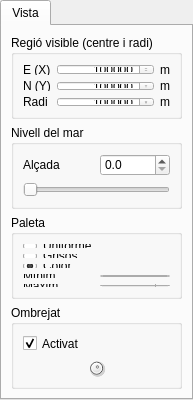
     <widget class="QTabWidget" name="tabWidget_2">
      <property name="sizePolicy">
       <sizepolicy hsizetype="Minimum" vsizetype="Expanding">
        <horstretch>0</horstretch>
        <verstretch>0</verstretch>
       </sizepolicy>
      </property>
      <property name="currentIndex">
       <number>0</number>
      </property>
      <widget class="QWidget" name="tabRender">
       <attribute name="title">
        <string>Vista</string>
       </attribute>
       <layout class="QVBoxLayout" name="verticalLayout_8">
        <item>
         <widget class="QGroupBox" name="groupBoxElvMin_2">
          <property name="title">
           <string>Regió visible (centre i radi)</string>
          </property>
          <layout class="QGridLayout" name="gridLayout_5">
           <item row="0" column="0">
            <widget class="QLabel" name="labelViewXmin">
             <property name="text">
              <string>E (X)</string>
             </property>
            </widget>
           </item>
           <item row="0" column="1">
            <widget class="QDoubleSpinBox" name="viewX">
             <property name="sizePolicy">
              <sizepolicy hsizetype="Expanding" vsizetype="Fixed">
               <horstretch>0</horstretch>
               <verstretch>0</verstretch>
              </sizepolicy>
             </property>
             <property name="alignment">
              <set>Qt::AlignRight|Qt::AlignTrailing|Qt::AlignVCenter</set>
             </property>
             <property name="accelerated">
              <bool>true</bool>
             </property>
             <property name="decimals">
              <number>0</number>
             </property>
             <property name="minimum">
              <double>259500.000000000000000</double>
             </property>
             <property name="maximum">
              <double>527500.000000000000000</double>
             </property>
             <property name="singleStep">
              <double>1000.000000000000000</double>
             </property>
            </widget>
           </item>
           <item row="0" column="2">
            <widget class="QLabel" name="labelAuxM_22">
             <property name="text">
              <string>m</string>
             </property>
            </widget>
           </item>
           <item row="1" column="0">
            <widget class="QLabel" name="labelViewYmin">
             <property name="text">
              <string>N (Y)</string>
             </property>
            </widget>
           </item>
           <item row="1" column="1">
            <widget class="QDoubleSpinBox" name="viewY">
             <property name="alignment">
              <set>Qt::AlignRight|Qt::AlignTrailing|Qt::AlignVCenter</set>
             </property>
             <property name="accelerated">
              <bool>true</bool>
             </property>
             <property name="decimals">
              <number>0</number>
             </property>
             <property name="minimum">
              <double>4488500.000000000000000</double>
             </property>
             <property name="maximum">
              <double>4748500.000000000000000</double>
             </property>
             <property name="singleStep">
              <double>1000.000000000000000</double>
             </property>
            </widget>
           </item>
           <item row="1" column="2">
            <widget class="QLabel" name="labelAuxM_23">
             <property name="text">
              <string>m</string>
             </property>
            </widget>
           </item>
           <item row="2" column="0">
            <widget class="QLabel" name="labelViewYmin_2">
             <property name="text">
              <string>Radi</string>
             </property>
            </widget>
           </item>
           <item row="2" column="1">
            <widget class="QDoubleSpinBox" name="viewRadius">
             <property name="alignment">
              <set>Qt::AlignRight|Qt::AlignTrailing|Qt::AlignVCenter</set>
             </property>
             <property name="accelerated">
              <bool>true</bool>
             </property>
             <property name="decimals">
              <number>0</number>
             </property>
             <property name="minimum">
              <double>10000.000000000000000</double>
             </property>
             <property name="maximum">
              <double>300000.000000000000000</double>
             </property>
             <property name="singleStep">
              <double>1000.000000000000000</double>
             </property>
             <property name="value">
              <double>150000.000000000000000</double>
             </property>
            </widget>
           </item>
           <item row="2" column="2">
            <widget class="QLabel" name="labelAuxM_24">
             <property name="text">
              <string>m</string>
             </property>
            </widget>
           </item>
          </layout>
         </widget>
        </item>
        <item>
         <widget class="QGroupBox" name="groupBox_3">
          <property name="title">
           <string>Nivell del mar</string>
          </property>
          <layout class="QVBoxLayout" name="verticalLayout_4">
           <item>
            <layout class="QHBoxLayout" name="horizontalLayout_3">
             <item>
              <widget class="QLabel" name="label_2">
               <property name="text">
                <string>Alçada</string>
               </property>
              </widget>
             </item>
             <item>
              <widget class="QDoubleSpinBox" name="spinSeaLevel">
               <property name="accelerated">
                <bool>true</bool>
               </property>
               <property name="decimals">
                <number>1</number>
               </property>
               <property name="maximum">
                <double>3200.000000000000000</double>
               </property>
              </widget>
             </item>
            </layout>
           </item>
           <item>
            <widget class="QSlider" name="sliderSeaLevel">
             <property name="maximum">
              <number>3200</number>
             </property>
             <property name="orientation">
              <enum>Qt::Horizontal</enum>
             </property>
            </widget>
           </item>
          </layout>
         </widget>
        </item>
        <item>
         <widget class="QGroupBox" name="groupBox_4">
          <property name="title">
           <string>Paleta</string>
          </property>
          <layout class="QVBoxLayout" name="verticalLayout_6">
           <item>
            <widget class="QRadioButton" name="radioButton">
             <property name="text">
              <string>Uniforme</string>
             </property>
            </widget>
           </item>
           <item>
            <widget class="QRadioButton" name="radioPaletteGray">
             <property name="text">
              <string>Grisos</string>
             </property>
            </widget>
           </item>
           <item>
            <widget class="QRadioButton" name="radioPaletteColor">
             <property name="text">
              <string>Color</string>
             </property>
             <property name="checked">
              <bool>true</bool>
             </property>
            </widget>
           </item>
           <item>
            <layout class="QHBoxLayout" name="horizontalLayout_4">
             <item>
              <widget class="QLabel" name="label_3">
               <property name="text">
                <string>Mínim</string>
               </property>
              </widget>
             </item>
             <item>
              <widget class="QDoubleSpinBox" name="spinPaletteMin">
               <property name="accelerated">
                <bool>true</bool>
               </property>
               <property name="decimals">
                <number>1</number>
               </property>
               <property name="maximum">
                <double>3200.000000000000000</double>
               </property>
               <property name="singleStep">
                <double>100.000000000000000</double>
               </property>
              </widget>
             </item>
            </layout>
           </item>
           <item>
            <layout class="QHBoxLayout" name="horizontalLayout_5">
             <item>
              <widget class="QLabel" name="label_4">
               <property name="text">
                <string>Màxim</string>
               </property>
              </widget>
             </item>
             <item>
              <widget class="QDoubleSpinBox" name="spinPaletteMax">
               <property name="accelerated">
                <bool>true</bool>
               </property>
               <property name="decimals">
                <number>1</number>
               </property>
               <property name="maximum">
                <double>3200.000000000000000</double>
               </property>
               <property name="singleStep">
                <double>100.000000000000000</double>
               </property>
               <property name="value">
                <double>3000.000000000000000</double>
               </property>
              </widget>
             </item>
            </layout>
           </item>
          </layout>
         </widget>
        </item>
        <item>
         <widget class="QGroupBox" name="groupBox_5">
          <property name="title">
           <string>Ombrejat</string>
          </property>
          <layout class="QVBoxLayout" name="verticalLayout_7">
           <item>
            <widget class="QCheckBox" name="checkShading">
             <property name="text">
              <string>Activat</string>
             </property>
             <property name="checked">
              <bool>true</bool>
             </property>
            </widget>
           </item>
           <item>
            <widget class="QDial" name="dialShading">
             <property name="maximum">
              <number>360</number>
             </property>
             <property name="pageStep">
              <number>30</number>
             </property>
             <property name="value">
              <number>135</number>
             </property>
             <property name="sliderPosition">
              <number>135</number>
             </property>
             <property name="orientation">
              <enum>Qt::Vertical</enum>
             </property>
             <property name="invertedAppearance">
              <bool>true</bool>
             </property>
             <property name="invertedControls">
              <bool>false</bool>
             </property>
             <property name="wrapping">
              <bool>true</bool>
             </property>
             <property name="notchesVisible">
              <bool>false</bool>
             </property>
            </widget>
           </item>
          </layout>
         </widget>
        </item>
        <item>
         <spacer name="verticalSpacer_4">
          <property name="orientation">
           <enum>Qt::Vertical</enum>
          </property>
          <property name="sizeHint" stdset="0">
           <size>
            <width>17</width>
            <height>442</height>
           </size>
          </property>
         </spacer>
        </item>
       </layout>
      </widget>
     </widget>
